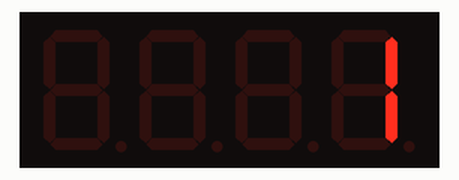
Bench run of a sketch on a simulated Arduino Uno, built with avr-gcc and run on an emulated ATmega328P. Parts: 4-digit seven-segment display.

Above: at 0.08 s.
At 5.05 s:
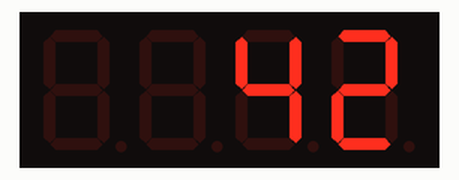
At 10.01 s:
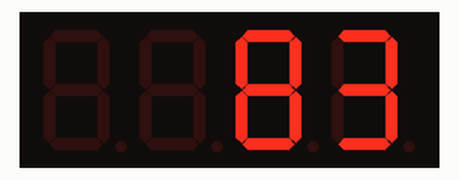
At 19.95 s:
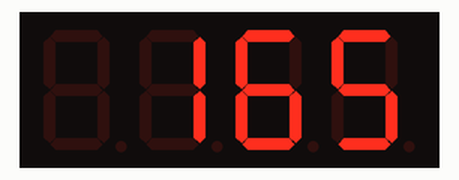
At 29.89 s:
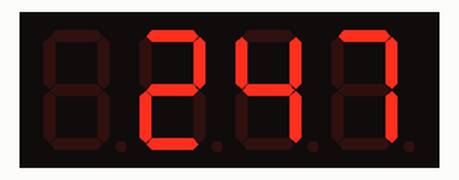
At 39.83 s:
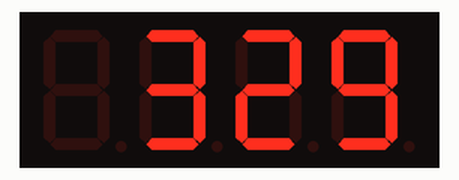

The sketch:

DIGITAL_COUNTER.ino.ino
```cpp
#include<Arduino.h>
#include<TM1637Display.h>

#define CLK 2
#define DIO 3

TM1637Display display (CLK,DIO);


int count=0;

void setup()
{
 Serial.begin(9600);
 display.setBrightness(0x0f);
}

void loop()
{


  count++;
  display.showNumberDec(count);
  delay(100);

  if (count==9999)
  {
    count=0;
    display.clear();
    delay(1000);
    display.showNumberDec(0,true);
    delay(500);
  }
}
```
